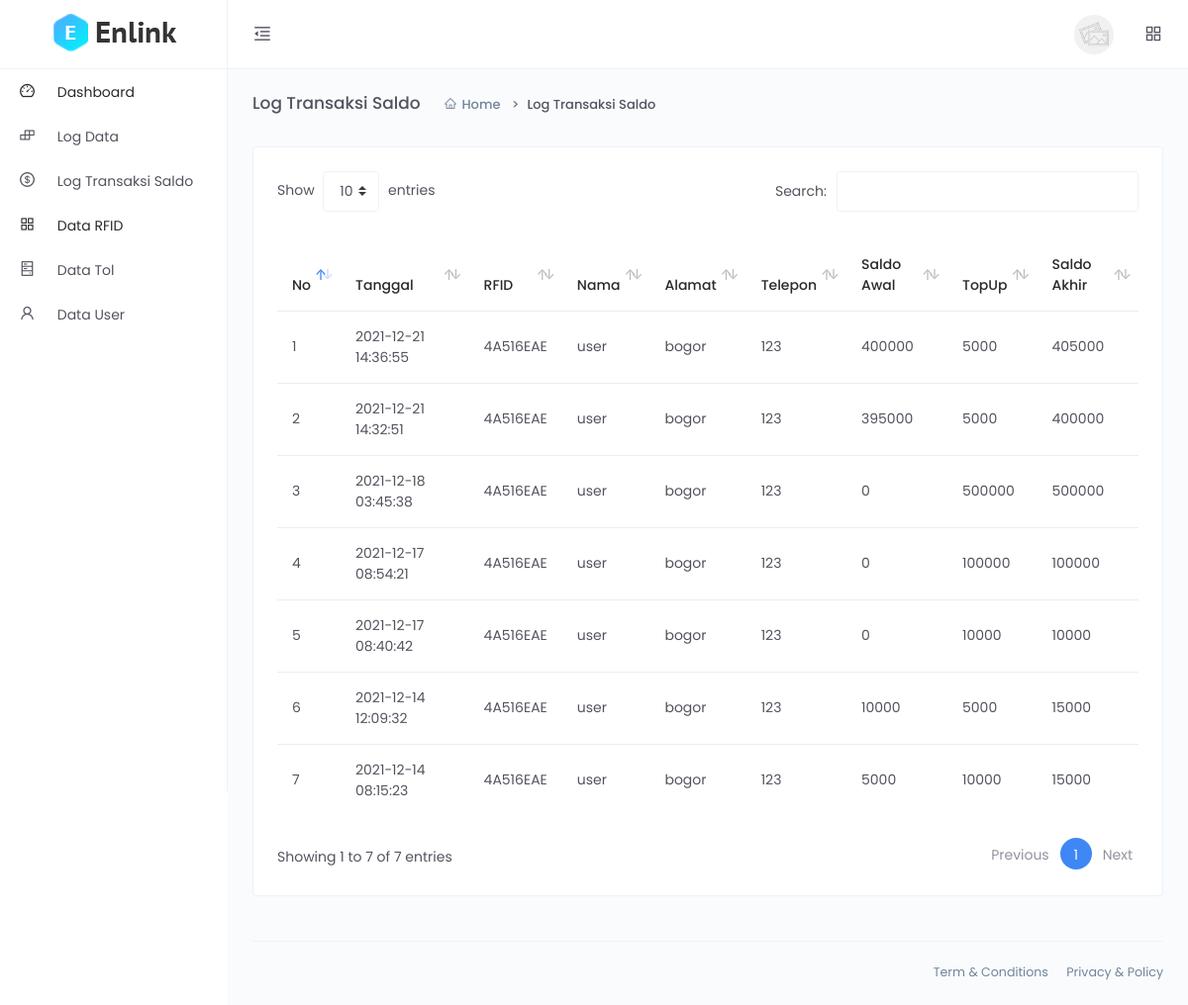
The app's page /Web/PROJECTkelompok/admin/transaksisaldo.php (signed in) with its own data.
### tables this page shows
CREATE TABLE `tb_log_saldo` (
  `id` int(100) NOT NULL,
  `tanggal` timestamp NOT NULL DEFAULT current_timestamp() ON UPDATE current_timestamp(),
  `rfid` varchar(100) NOT NULL,
  `saldo_awal` int(100) NOT NULL,
  `tambah_saldo` int(100) NOT NULL,
  `saldo_akhir` int(100) NOT NULL
);

CREATE TABLE `tb_rfid` (
  `id` int(100) NOT NULL,
  `rfid` varchar(100) NOT NULL,
  `nama` varchar(100) NOT NULL,
  `alamat` varchar(100) NOT NULL,
  `no_telp` varchar(100) NOT NULL,
  `saldo` int(100) NOT NULL
);

### Web/PROJECTkelompok/admin/transaksisaldo.php (the view, shortened to what this page needs)
<!DOCTYPE html>
<html lang="en">
<head>
    <link rel="stylesheet" type="text/css" href="../assets/vendor/datatables/css/dataTables.bootstrap4.css">
    <link href="../assets/css/app.min.css" rel="stylesheet">
</head>
<body>
    <div class="app">
        <div class="layout">
            <div class="header">
                <div class="logo logo-dark">
                    <a href="index.html">
                        <img src="../assets/images/logo/logo.png" alt="Logo">
                    </a>
                </div>
                <div class="nav-wrap">
                    <ul class="nav-left">
                        <li class="desktop-toggle">
                            <a href="javascript:void(0);">
                                <i class="anticon"></i>
                            </a>
                        </li>
                    </ul>
                    <ul class="nav-right">
                        <li class="dropdown dropdown-animated scale-left">
                            <div class="pointer" data-toggle="dropdown">
                                <div class="avatar avatar-image  m-h-10 m-r-15">
                                    <img src="../assets/images/avatars/thumb-3.jpg"  alt="">
                                </div>
                            </div>
                        </li>
                        <li>
                            <a href="javascript:void(0);" data-toggle="modal" data-target="#quick-view">
                                <i class="anticon anticon-appstore"></i>
                            </a>
                        </li>
                    </ul>
                </div>
            </div>
            <div class="side-nav">
                <div class="side-nav-inner">
                    <ul class="side-nav-menu scrollable">
                        <li class="nav-item dropdown open">
                            <a class="dropdown-toggle" href="index.php">
                                <span class="icon-holder">
                                    <i class="anticon anticon-dashboard"></i>
                                </span>
                                <span class="title">Dashboard</span>
                            </a>
                        </li>
                        <li class="nav-item dropdown">
                            <a class="dropdown-toggle" href="logdata.php">
                                <span class="icon-holder">
                                  <i class="anticon anticon-build"></i>
                                </span>
                                <span class="title">Log Data</span>
                            </a>
                        </li>
                        <li class="nav-item dropdown">
                            <a class="dropdown-toggle" href="transaksisaldo.php">
                                <span class="icon-holder">
                                    <i class="anticon anticon-dollar"></i>
                                </span>
                                <span class="title">Log Transaksi Saldo</span>
                            </a>
                        </li>
                        <li class="nav-item dropdown open">
                            <a class="dropdown-toggle" href="datarfid.php">
                                <span class="icon-holder">
                                    <i class="anticon anticon-appstore"></i>
                                </span>
                                <span class="title">Data RFID</span>
                            </a>
                        </li>
                        <li class="nav-item dropdown">
                            <a class="dropdown-toggle" href="datatol.php">
                                <span class="icon-holder">
                                    <i class="anticon anticon-hdd"></i>
                                </span>
                                <span class="title">Data Tol</span>
                            </a>
                        </li>
                        <li class="nav-item dropdown">
                            <a class="dropdown-toggle" href="datauser.php">
                                <span class="icon-holder">
                                    <i class="anticon anticon-user"></i>
                                </span>
                                <span class="title">Data User</span>
                            </a>
                        </li>
                    </ul>
                </div>
            </div>
            <div class="page-container">
                <div class="main-content">
                    <div class="page-header">
                        <h2 class="header-title">Log Transaksi Saldo</h2>
                        <div class="header-sub-title">
                            <nav class="breadcrumb breadcrumb-dash">
                                <a href="index.php" class="breadcrumb-item"><i class="anticon anticon-home m-r-5"></i>Home</a>
                                <span class="breadcrumb-item active">Log Transaksi Saldo</span>
                            </nav>
                        </div>
                    </div>
                    <div class="card">
                        <div class="card-body">
                            <div class="table-responsive">
                            <table id="example" class="table table-hover e-commerce-table second" style="width:100%">
                                    <thead>
                                        <tr>
                                            <th>No</th>
                                            <th>Tanggal</th>
                                            <th>RFID</th>
                                            <th>Nama</th>
                                            <th>Alamat</th>
                                            <th>Telepon</th>
                                            <th>Saldo Awal</th>
                                            <th>TopUp</th>
                                            <th>Saldo Akhir</th>
                                        </tr>
                                    </thead>
                                    <tbody>
                                        <?php
                                            require "../koneksi.php";
                                            $datatampil = mysqli_query($koneksi, "SELECT * from tb_log_saldo INNER JOIN tb_rfid ON tb_rfid.rfid = tb_log_saldo.rfid ORDER BY tb_log_saldo.id DESC");
                                            $no=1;
                                            if (is_array($datatampil) || is_object($datatampil)){
                                                foreach ($datatampil as $row){
                                        ?>
                                        <tr>
                                            <td><?= $no; ?></td>
                                            <td><?= $row['tanggal']; ?></td>
                                            <td><?= $row['rfid']; ?></td>
                                            <td><?= $row['nama']; ?></td>
                                            <td><?= $row['alamat']; ?></td>
                                            <td><?= $row['no_telp']; ?></td>
                                            <td><?= $row['saldo_awal']; ?></td>
                                            <td><?= $row['tambah_saldo']; ?></td>
                                            <td><?= $row['saldo_akhir']; ?></td>
                                        </tr>
                                        <?php
                                            $no++;
                                                }
                                            }
                                        ?>
                                    </tbody>
                                </table>
                            </div>
                        </div>
                    </div>
                </div>
                <footer class="footer">
                    <div class="footer-content">
                        <span>
                            <a href="" class="text-gray m-r-15">Term &amp; Conditions</a>
                            <a href="" class="text-gray">Privacy &amp; Policy</a>
                        </span>
                    </div>
                </footer>
            </div>
        </div>
    </div>
</body>
</html>

### records on screen
tb_log_saldo: tanggal "2021-12-21 14:36:55", tb_rfid.rfid "4A516EAE", tb_rfid.nama "user", tb_rfid.alamat "bogor", tb_rfid.no_telp "123", saldo_awal "400000", tambah_saldo "5000", saldo_akhir "405000"
tb_log_saldo: tanggal "2021-12-21 14:32:51", tb_rfid.rfid "4A516EAE", tb_rfid.nama "user", tb_rfid.alamat "bogor", tb_rfid.no_telp "123", saldo_awal "395000", tambah_saldo "5000", saldo_akhir "400000"
tb_log_saldo: tanggal "2021-12-18 03:45:38", tb_rfid.rfid "4A516EAE", tb_rfid.nama "user", tb_rfid.alamat "bogor", tb_rfid.no_telp "123", saldo_awal "0", tambah_saldo "500000", saldo_akhir "500000"
tb_log_saldo: tanggal "2021-12-17 08:54:21", tb_rfid.rfid "4A516EAE", tb_rfid.nama "user", tb_rfid.alamat "bogor", tb_rfid.no_telp "123", saldo_awal "0", tambah_saldo "100000", saldo_akhir "100000"
tb_log_saldo: tanggal "2021-12-17 08:40:42", tb_rfid.rfid "4A516EAE", tb_rfid.nama "user", tb_rfid.alamat "bogor", tb_rfid.no_telp "123", saldo_awal "0", tambah_saldo "10000", saldo_akhir "10000"
tb_log_saldo: tanggal "2021-12-14 12:09:32", tb_rfid.rfid "4A516EAE", tb_rfid.nama "user", tb_rfid.alamat "bogor", tb_rfid.no_telp "123", saldo_awal "10000", tambah_saldo "5000", saldo_akhir "15000"
tb_log_saldo: tanggal "2021-12-14 08:15:23", tb_rfid.rfid "4A516EAE", tb_rfid.nama "user", tb_rfid.alamat "bogor", tb_rfid.no_telp "123", saldo_awal "5000", tambah_saldo "10000", saldo_akhir "15000"
